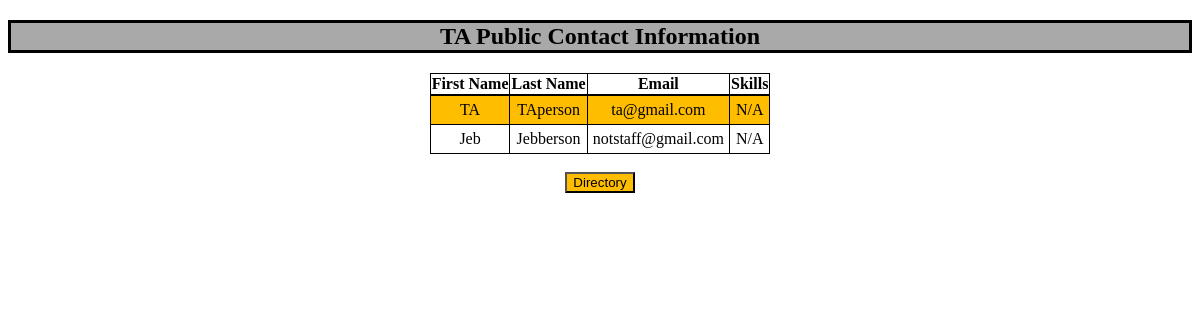
The app's page /TAPublicInfo/, older data.
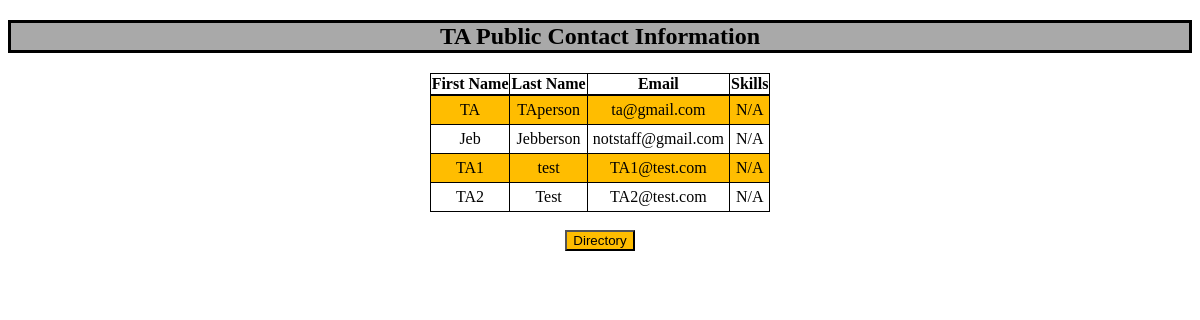
The same page, newer data.
### TASchedulerWebApp/models.py (models this page shows, shortened)
class User(AbstractBaseUser, PermissionsMixin):
    email = models.EmailField(unique=True)
    first_name = models.CharField(max_length=30, blank=True)
    last_name = models.CharField(max_length=30, blank=True)
    is_active = models.BooleanField(default=True)
    is_staff = models.BooleanField(default=False)
    date_joined = models.DateTimeField(auto_now_add=True)
    groups = models.ManyToManyField(Group, related_name='myapp_user_groups', blank=True)
    user_permissions = models.ManyToManyField(Permission, related_name='myapp_user_permissions', blank=True)
    objects = UserManager()
    USERNAME_FIELD = 'email'
    EMAIL_FIELD = 'email'

### TASchedulerWebApp/views.py (the view)
# urls.py: path('TAPublicInfo/', TAPublicContact.as_view()),
class TAPublicContact(View):
    def get(self, request):
        ta = User.objects.filter(is_staff='False')
        skills = Skill.objects.all()
        return render(request, 'TAPublicInfo.html', {"tas": ta, "skills": skills})

### templates/TAPublicInfo.html (shortened to what this page needs)
{% load static %}
<!DOCTYPE html>
<html>
<head>
    <link rel="stylesheet" type="text/css" href="{% static 'css/publicinfo.css' %}"/>
</head>
<body>
    <h2>TA Public Contact Information</h2>
        {% if tas %}
        <table class="center">
        <tr>
            <th>First Name</th>
            <th>Last Name</th>
            <th>Email</th>
            <th>Skills</th>
        </tr>
        {% for person in tas %}
            <tr>
                <td>{{ person.first_name }}</td>
                <td>{{ person.last_name }}</td>
                <td>{{ person.email}}</td>
                {% if skills %}
                    <td>
                    {% for skill in skills %}
                        {% if skill.TeacherAssistant == person %}
                            {{ skill.name }}{% if not forloop.last %}, {% endif %}
                        {% endif %}
                    {% endfor %}
                    </td>
                {% else %}
                    <td>N/A</td>
                {% endif %}
            </tr>
        {% endfor %}
            {% else %}
            <p style="text-align: center">There are no TAs in the database.</p>
        {% endif %}
    </table>
    <br>
    <form action="{% url 'directory' %}" method="get">
    <button type="submit">Directory</button>
    </form>
</body>
</html>

Row changes from the older to the newer data that the page shows:
added User: first_name "TA1", last_name "test", email "TA1@test.com"
added User: first_name "TA2", last_name "Test", email "TA2@test.com"
